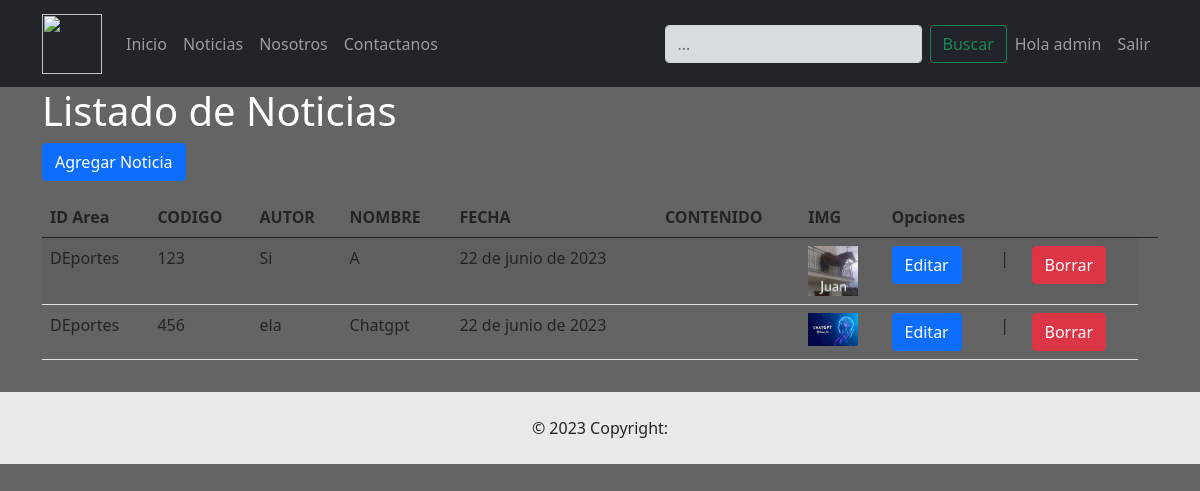
The app's page /gestionoti (signed in), older data.
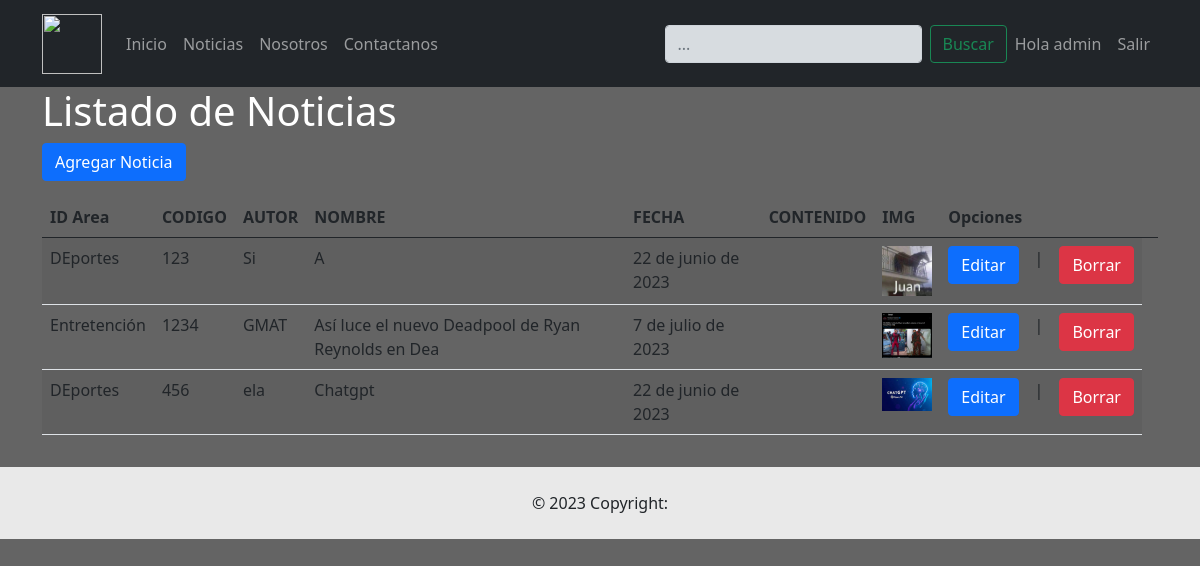
The same page, newer data.
### aplicacion/models.py (models this page shows, shortened)
class Noticias(models.Model):
    codigo = models.CharField(primary_key=True, max_length=4, verbose_name='codigo')
    autor = models.CharField(max_length=50, verbose_name='autor')
    nombre = models.CharField(max_length=50, verbose_name='nombre')
    fecha = models.DateField(auto_now=False, verbose_name='fecha')
    Contenido = models.TextField(max_length=255, verbose_name='Contenido')
    idArea = models.ForeignKey('AreaNoticias', on_delete=models.CASCADE, db_column='idArea', verbose_name='idArea')
    img = models.ImageField(upload_to='media/img/', null=True, blank=True, verbose_name='img')
    class Meta:
        ordering = ['nombre']

class AreaNoticias(models.Model):
    idArea = models.AutoField(db_column='idArea', primary_key=True)
    Descripcion = models.CharField(max_length=30, blank=False, null=False)
    def __str__(self):
        return str(self.Descripcion)

### aplicacion/views.py (the view)
# urls.py: path('gestionoti', views.gestionoti, name='gestionoti'),
@login_required
def gestionoti(request):
  Noti = Noticias.objects.all()
  context = {"Noticiass": Noti}
  return render(request,'gestion/gestionoti.html', context)

### aplicacion/templates/gestion/gestionoti.html (shortened to what this page needs)
{% extends "../Base.html" %}
{% block body %}
    <div class="row">
        <div class="col-sm-12">
            <h1>Listado de Noticias</h1>
            <div class="">
                <a href="{% url 'nuevanoti' %}" class="btn btn-primary">Agregar Noticia</a>
              </div>
            <div class="table-responsive py-3">
                <table class="table table-striped">
                    <thead>
                        <tr>
                            <th>ID Area</th>
                            <th>CODIGO</th>
                            <th>AUTOR</th>
                            <th>NOMBRE</th>
                            <th>FECHA</th>
                            <th>CONTENIDO</th>
                            <th>IMG</th>
                            <th colspan="4">Opciones</th>
                            <th></th>
                        </tr>
                    </thead>
                    <tbody>
                        {% for not in Noticiass %}
                            <tr>
                                <td>{{not.idArea}}</td>
                                <td>{{not.codigo}}</td>
                                <td>{{not.autor}}</td>
                                <td>{{not.nombre}}</td>
                                <td>{{not.fecha}}</td>
                                <td>{{not.contenido}}</td>
                                <td><img src="{{not.img.url}}" alt="" width="50px"></td>
                                <td><a href="{% url 'editarnoti' not.codigo %}" class="btn btn-primary">Editar</a></td>
                                <td>|</td>
                                <td><a href="{% url 'eliminoti' not.codigo %}" class="btn btn-danger btnEliminacion">Borrar</a></td>
                            </tr>
                        {% endfor %}
                    </tbody>
                </table>
            </div>
        </div>
    </div>
{% endblock %}

Row changes from the older to the newer data that the page shows:
added Noticias: idArea "Entretención", codigo "1234", autor "GMAT", nombre "Así luce el nuevo Deadpool de Ryan Reynolds en Dea", fecha "7 de julio de 2023", img (picture)
